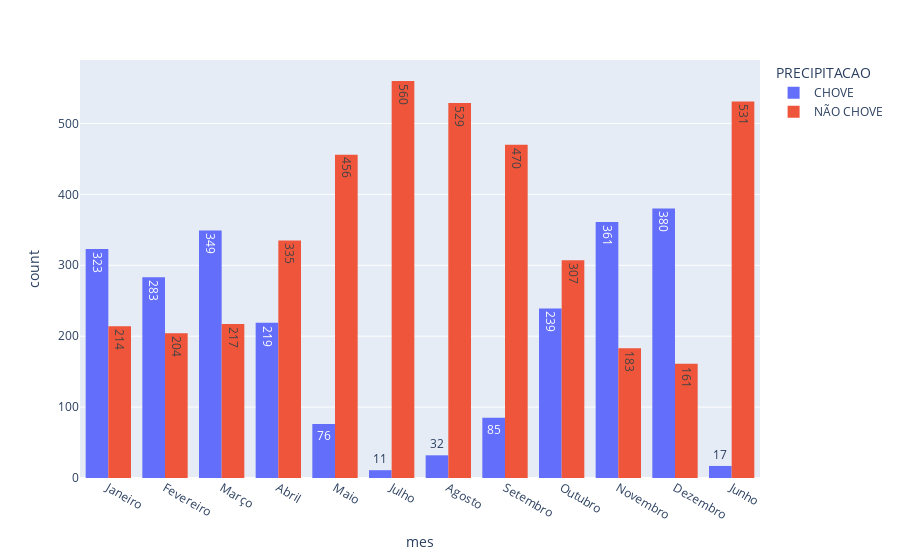

Here is the notebook cell this chart was saved with:
### Code cell
#Visualizando a distribuição da coluna de mes com base na precipitação
px.histogram(df, x='mes',color = 'PRECIPITACAO', text_auto= True,barmode= 'group')

### Figure 1 — Plotly figure (JSON) as saved in the notebook; plotly's stock layout.template omitted (floating-point values rounded to 4 significant figures; data arrays with more than 128 entries replaced by an {"elided": "..."} marker saying what was removed)
{"data": [{"alignmentgroup": "True", "bingroup": "x", "hovertemplate": "PRECIPITACAO=CHOVE<br>mes=%{x}<br>count=%{y}<extra></extra>", "legendgroup": "CHOVE", "marker": {"color": "#636efa", "pattern": {"shape": ""}}, "name": "CHOVE", "offsetgroup": "CHOVE", "orientation": "v", "showlegend": true, "texttemplate": "%{value}", "type": "histogram", "x": {"elided": "2375 str values"}, "xaxis": "x", "yaxis": "y"}, {"alignmentgroup": "True", "bingroup": "x", "hovertemplate": "PRECIPITACAO=NÃO CHOVE<br>mes=%{x}<br>count=%{y}<extra></extra>", "legendgroup": "NÃO CHOVE", "marker": {"color": "#EF553B", "pattern": {"shape": ""}}, "name": "NÃO CHOVE", "offsetgroup": "NÃO CHOVE", "orientation": "v", "showlegend": true, "texttemplate": "%{value}", "type": "histogram", "x": {"elided": "4167 str values"}, "xaxis": "x", "yaxis": "y"}], "layout": {"barmode": "group", "legend": {"title": {"text": "PRECIPITACAO"}, "tracegroupgap": 0}, "margin": {"t": 60}, "xaxis": {"anchor": "y", "domain": [0, 1], "title": {"text": "mes"}}, "yaxis": {"anchor": "x", "domain": [0, 1], "title": {"text": "count"}}}}
